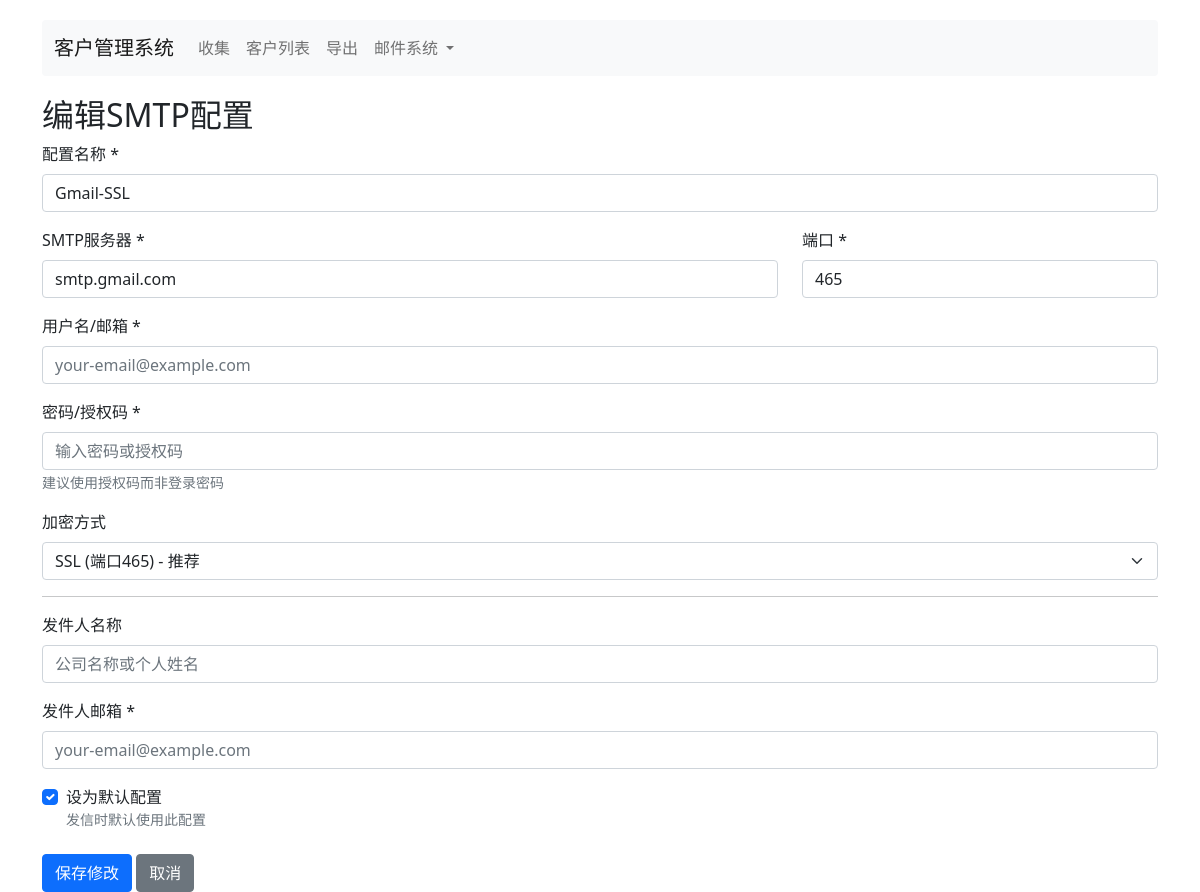
/smtp/9/edit, run on the app's committed database.
### tables this page shows
CREATE TABLE smtp_settings (
            id INTEGER PRIMARY KEY AUTOINCREMENT,
            name TEXT NOT NULL,
            smtp_host TEXT NOT NULL,
            smtp_port INTEGER DEFAULT 587,
            smtp_user TEXT NOT NULL,
            smtp_password TEXT NOT NULL,
            use_tls INTEGER DEFAULT 1,
            sender_name TEXT,
            sender_email TEXT NOT NULL,
            is_default INTEGER DEFAULT 0,
            created_at TIMESTAMP DEFAULT CURRENT_TIMESTAMP
        );

### app/routes/smtp.py (the view, shortened to what this page needs)
@bp.route('/<int:id>/edit', methods=('GET', 'POST'))
def edit(id):
    conn = get_db_connection()
    config = conn.execute('SELECT * FROM smtp_settings WHERE id = ?', (id,)).fetchone()
    if not config:
        conn.close()
        flash('配置不存在', 'error')
        return redirect(url_for('smtp.index'))
    conn.close()
    return render_template('smtp/form.html', config=config)

### app/__init__.py (called while the page is built)
def get_db_connection():
    db_path = Config.DATABASE_PATH
    os.makedirs(os.path.dirname(db_path), exist_ok=True)
    conn = sqlite3.connect(db_path)
    conn.row_factory = sqlite3.Row
    return conn

### app/templates/smtp/form.html (shortened to what this page needs)
{% extends "base.html" %}
{% block content %}
<h2>{{ '编辑' if config else '添加' }}SMTP配置</h2>
<form method="post">
    <div class="mb-3">
        <label for="name" class="form-label">配置名称 *</label>
        <input type="text" class="form-control" id="name" name="name" value="{{ config.name if config else '' }}" required maxlength="50" placeholder="例如：公司邮箱">
    </div>
    <div class="row mb-3">
        <div class="col-md-8">
            <label for="smtp_host" class="form-label">SMTP服务器 *</label>
            <input type="text" class="form-control" id="smtp_host" name="smtp_host" value="{{ config.smtp_host if config else '' }}" required placeholder="smtp.example.com">
        </div>
        <div class="col-md-4">
            <label for="smtp_port" class="form-label">端口 *</label>
            <input type="number" class="form-control" id="smtp_port" name="smtp_port" value="{{ config.smtp_port if config else 587 }}" required min="1" max="65535">
        </div>
    </div>
    <div class="mb-3">
        <label for="smtp_user" class="form-label">用户名/邮箱 *</label>
        <input type="email" class="form-control" id="smtp_user" name="smtp_user" value="{{ config.smtp_user if config else '' }}" required placeholder="your-email@example.com">
    </div>
    <div class="mb-3">
        <label for="smtp_password" class="form-label">密码/授权码 *</label>
        <input type="password" class="form-control" id="smtp_password" name="smtp_password" value="{{ config.smtp_password if config else '' }}" required placeholder="输入密码或授权码">
        <small class="text-muted">建议使用授权码而非登录密码</small>
    </div>
    <div class="mb-3">
        <label for="ssl_mode" class="form-label">加密方式</label>
        <select class="form-select" id="ssl_mode" name="ssl_mode" onchange="updatePort()">
            <option value="ssl" {% if config and config.use_tls == 2 %}selected{% endif %}>SSL (端口465) - 推荐</option>
        </select>
    </div>
    <hr>
    <div class="mb-3">
        <label for="sender_name" class="form-label">发件人名称</label>
        <input type="text" class="form-control" id="sender_name" name="sender_name" value="{{ config.sender_name if config else '' }}" placeholder="公司名称或个人姓名">
    </div>
    <div class="mb-3">
        <label for="sender_email" class="form-label">发件人邮箱 *</label>
        <input type="email" class="form-control" id="sender_email" name="sender_email" value="{{ config.sender_email if config else '' }}" required placeholder="your-email@example.com">
    </div>
    <div class="mb-3 form-check">
        <input type="checkbox" class="form-check-input" id="is_default" name="is_default" {% if config and config.is_default %}checked{% endif %}>
        <label class="form-check-label" for="is_default">设为默认配置</label>
        <small class="text-muted d-block">发信时默认使用此配置</small>
    </div>
    <div class="mt-4">
        <button type="submit" class="btn btn-primary">{{ '保存修改' if config else '添加配置' }}</button>
        <a href="{{ url_for('smtp.index') }}" class="btn btn-secondary">取消</a>
    </div>
</form>
{% endblock %}

### app/templates/base.html (style rules this page uses)
body { padding-top: 20px; }

### data on the page
smtp_settings: name "Gmail-SSL", smtp_host "smtp.gmail.com", smtp_port "465", ssl_mode "SSL (端口465) - 推荐", is_default "☑"

### other printed values
{{ '编辑' if config else '添加' }} "编辑"
{{ '保存修改' if config else '添加配置' }} "保存修改"
